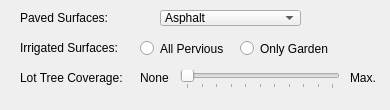
                 <widget class="QWidget" name="mc_res_widget" native="true">
                  <property name="sizePolicy">
                   <sizepolicy hsizetype="Preferred" vsizetype="Preferred">
                    <horstretch>0</horstretch>
                    <verstretch>0</verstretch>
                   </sizepolicy>
                  </property>
                  <property name="minimumSize">
                   <size>
                    <width>369</width>
                    <height>110</height>
                   </size>
                  </property>
                  <property name="maximumSize">
                   <size>
                    <width>16777215</width>
                    <height>16777215</height>
                   </size>
                  </property>
                  <widget class="QLabel" name="mc_resdrive_lbl">
                   <property name="geometry">
                    <rect>
                     <x>20</x>
                     <y>10</y>
                     <width>111</width>
                     <height>16</height>
                    </rect>
                   </property>
                   <property name="text">
                    <string>Paved Surfaces:</string>
                   </property>
                  </widget>
                  <widget class="QComboBox" name="mc_resdrive_combo">
                   <property name="geometry">
                    <rect>
                     <x>160</x>
                     <y>10</y>
                     <width>141</width>
                     <height>16</height>
                    </rect>
                   </property>
                   <item>
                    <property name="text">
                     <string>Asphalt</string>
                    </property>
                   </item>
                   <item>
                    <property name="text">
                     <string>Concrete</string>
                    </property>
                   </item>
                   <item>
                    <property name="text">
                     <string>Gravel/Compacted Dirt</string>
                    </property>
                   </item>
                  </widget>
                  <widget class="QLabel" name="mc_resirri_lbl">
                   <property name="geometry">
                    <rect>
                     <x>20</x>
                     <y>40</y>
                     <width>121</width>
                     <height>16</height>
                    </rect>
                   </property>
                   <property name="text">
                    <string>Irrigated Surfaces:</string>
                   </property>
                  </widget>
                  <widget class="QRadioButton" name="mc_resirriperv_radio">
                   <property name="geometry">
                    <rect>
                     <x>140</x>
                     <y>40</y>
                     <width>91</width>
                     <height>17</height>
                    </rect>
                   </property>
                   <property name="text">
                    <string>All Pervious</string>
                   </property>
                  </widget>
                  <widget class="QRadioButton" name="mc_resirrigard_radio">
                   <property name="geometry">
                    <rect>
                     <x>240</x>
                     <y>40</y>
                     <width>101</width>
                     <height>17</height>
                    </rect>
                   </property>
                   <property name="text">
                    <string>Only Garden</string>
                   </property>
                  </widget>
                  <widget class="QLabel" name="mc_restrees_lbl">
                   <property name="geometry">
                    <rect>
                     <x>20</x>
                     <y>70</y>
                     <width>121</width>
                     <height>16</height>
                    </rect>
                   </property>
                   <property name="text">
                    <string>Lot Tree Coverage:</string>
                   </property>
                  </widget>
                  <widget class="QSlider" name="mc_restrees_slider">
                   <property name="geometry">
                    <rect>
                     <x>180</x>
                     <y>70</y>
                     <width>160</width>
                     <height>19</height>
                    </rect>
                   </property>
                   <property name="maximum">
                    <number>100</number>
                   </property>
                   <property name="orientation">
                    <enum>Qt::Horizontal</enum>
                   </property>
                   <property name="tickPosition">
                    <enum>QSlider::TicksBelow</enum>
                   </property>
                  </widget>
                  <widget class="QLabel" name="mc_restrees_lbl2">
                   <property name="geometry">
                    <rect>
                     <x>140</x>
                     <y>70</y>
                     <width>31</width>
                     <height>16</height>
                    </rect>
                   </property>
                   <property name="text">
                    <string>None</string>
                   </property>
                  </widget>
                  <widget class="QLabel" name="mc_restrees_lbl3">
                   <property name="geometry">
                    <rect>
                     <x>350</x>
                     <y>70</y>
                     <width>31</width>
                     <height>16</height>
                    </rect>
                   </property>
                   <property name="text">
                    <string>Max.</string>
                   </property>
                  </widget>
                 </widget>
